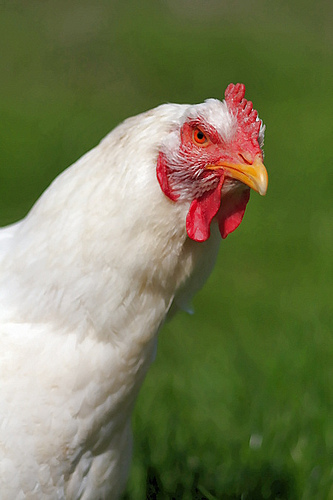
#> input picture example/util.JPEG, 333 x 500 px
$ python -i patchcraft-ela.py   (imports and definitions only)
#> lines starting #> are read from the running program, lines starting #| are printed output that depends on the picture; after the words box and inside, x2 and y2 are one past the last pixel; in counts of white or black regions, pixels touching at a corner belong together
#> in patchcraft_ela_analysis, original is the input picture: PIL image 333x500 RGB; mean R, G, B 116.1, 121.6, 83.8
# -*- coding: utf-8 -*-
"""PatchCraft ELA

Automatically generated by Colab.

Original file is located at
    https://colab.research.google.com/drive/1kQvt3p_LWZvhk65BdSzGKPz1W4D7KcSe
"""

import numpy as np
from PIL import Image, ImageChops, ImageEnhance
from scipy.ndimage import gaussian_filter
from skimage.feature import local_binary_pattern
import os

def calculate_texture_richness(image, patch_size=8):
    """
    Calculate texture richness for each patch in the image.

    Args:
        image: PIL Image object
        patch_size: Size of patches to analyze (default=8)

    Returns:
        numpy array of texture richness scores
    """
#> called with patch_size = 8
    # Convert to grayscale and numpy array
    if isinstance(image, Image.Image):
        img_gray = np.array(image.convert('L'))
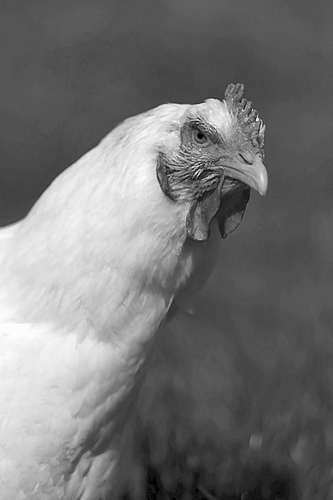
#> img_gray: shape (500, 333); min 0, max 255, mean 115.6
    else:
        img_gray = np.array(image)

    # Calculate LBP for texture analysis
    radius = 2
    n_points = 8 * radius
    lbp = local_binary_pattern(img_gray, n_points, radius, method='uniform')
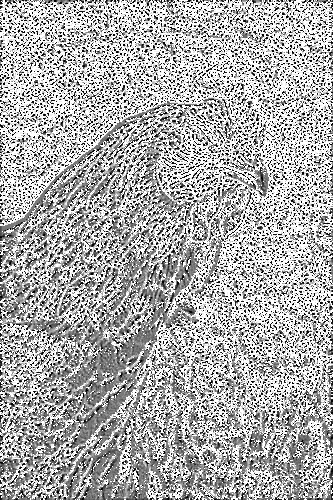
#> lbp: shape (500, 333) float64; min 0, max 17, mean 11.45; drawn with min black and max white

    # Initialize texture richness map
    height, width = img_gray.shape
#> height = 500; width = 333
    richness_map = np.zeros((height // patch_size, width // patch_size))

    # Calculate variance for each patch
    for i in range(0, height - patch_size + 1, patch_size):
        for j in range(0, width - patch_size + 1, patch_size):
            patch = lbp[i:i+patch_size, j:j+patch_size]
            # Combine LBP histogram variance with intensity variance
            texture_score = np.var(patch)
            richness_map[i//patch_size, j//patch_size] = texture_score

    return richness_map

def separate_textures(image, threshold_percentile=70):
    """
    Separate image into rich and poor texture regions.

    Args:
        image: PIL Image object
        threshold_percentile: Percentile for texture separation (default=70)

    Returns:
        tuple of (rich_texture_mask, poor_texture_mask)
    """
    # Calculate texture richness
    richness_map = calculate_texture_richness(image)

    # Upscale richness map to original image size
    height, width = np.array(image).shape[:2]
#> height = 500; width = 333
    richness_map_resized = Image.fromarray(richness_map).resize(
        (width, height), Image.Resampling.BILINEAR)
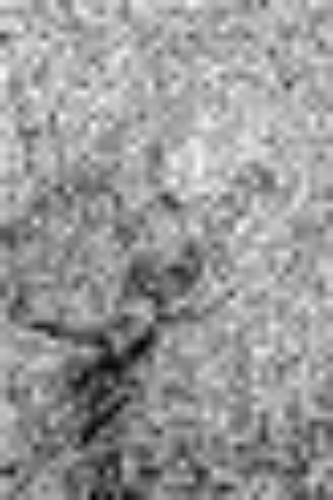
#> richness_map_resized: PIL image 333x500 F; min 2.27, max 53.85, mean 33.1; drawn with min black and max white
    richness_map = np.array(richness_map_resized)

    # Calculate threshold
    threshold = np.percentile(richness_map, threshold_percentile)
#> threshold = 37.36

    # Create masks
    rich_mask = richness_map >= threshold
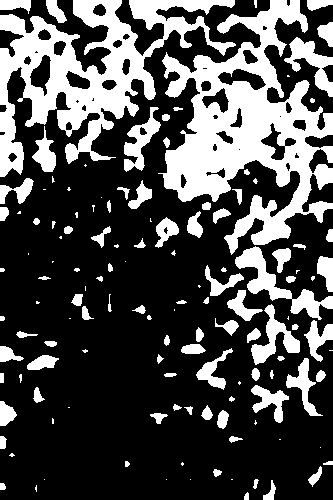
#> rich_mask: shape (500, 333) bool; 30% white; 133 white regions (44 under 20 px), largest, box (x1, y1, x2, y2) and area: (158, 0, 333, 255) 18605, (0, 0, 236, 177) 14603, (235, 246, 333, 320) 1832
    poor_mask = ~rich_mask

    return rich_mask, poor_mask

def perform_ela(image, quality=90):
    """
    Performs Error Level Analysis on an input image.

    Args:
        image: PIL Image object or path to image
        quality: JPEG compression quality (1-100, default=90)

    Returns:
        PIL Image object containing the ELA result
    """
    # Handle both file path and PIL Image inputs
    if isinstance(image, str):
        original = Image.open(image)
    else:
        original = image

    # Convert to RGB if necessary
    if original.mode != 'RGB':
        original = original.convert('RGB')

    # Create temporary filename for JPEG conversion
    temp_fname = 'temp_ela.jpg'

    # Save image with specified quality
    original.save(temp_fname, 'JPEG', quality=quality)

    # Open temporary image
    recompressed = Image.open(temp_fname)

    # Calculate the difference
    ela_image = ImageChops.difference(original, recompressed)

    # Enhance the difference for better visualization
    extrema = ela_image.getextrema()
    max_diff = max([ex[1] for ex in extrema])
    if max_diff == 0:
        max_diff = 1

    # Scale the difference
    scale = 255.0 / max_diff
    ela_image = ImageEnhance.Brightness(ela_image).enhance(scale)

    # Clean up temporary file
    os.remove(temp_fname)

    return ela_image

def patchcraft_ela_analysis(image_path, output_dir, ela_quality=90):
    """
    Perform PatchCraft texture separation followed by ELA analysis.

    Args:
        image_path: Path to input image
        output_dir: Directory to save results
        ela_quality: Quality for ELA JPEG compression (default=90)

    Returns:
        dict containing paths to output images
    """
    # Create output directory if it doesn't exist
    os.makedirs(output_dir, exist_ok=True)

    # Load image
    original = Image.open(image_path)

    # Separate textures
    rich_mask, poor_mask = separate_textures(original)

    # Convert masks to PIL images
    rich_mask_img = Image.fromarray((rich_mask * 255).astype(np.uint8))
    poor_mask_img = Image.fromarray((poor_mask * 255).astype(np.uint8))

    # Apply masks to original image
    rich_texture = Image.composite(original, Image.new('RGB', original.size, 'black'), rich_mask_img)
    poor_texture = Image.composite(original, Image.new('RGB', original.size, 'black'), poor_mask_img)
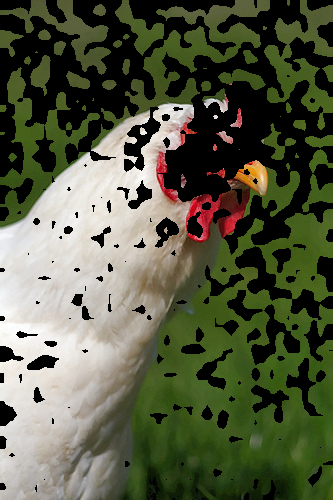
#> poor_texture: PIL image 333x500 RGB; mean R, G, B 85.5, 90.3, 66.2

    # Perform ELA on both regions
    rich_ela = perform_ela(rich_texture, quality=ela_quality)
#> in perform_ela, `extrema = ela_image.getextrema()`: extrema = ((0, 95), (0, 49), (0, 75))
#> in perform_ela, `max_diff = max([ex[1] for ex in extrema])`: max_diff = 95
#> in perform_ela, `scale = 255.0 / max_diff`: scale = 2.68
#> in perform_ela, `ela_image = ImageEnhance.Brightness(ela_image).enhance(scale)`:
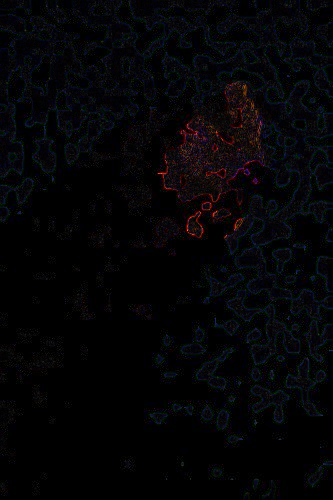
#> ela_image: PIL image 333x500 RGB; mean R, G, B 4.7, 4.6, 6.5
    poor_ela = perform_ela(poor_texture, quality=ela_quality)
#> call 2 of perform_ela, with quality = 90
#> in perform_ela (call 2), `extrema = ela_image.getextrema()`: extrema = ((0, 107), (0, 47), (0, 71))
#> in perform_ela (call 2), `max_diff = max([ex[1] for ex in extrema])`: max_diff = 107
#> in perform_ela (call 2), `scale = 255.0 / max_diff`: scale = 2.38
#> in perform_ela (call 2), `ela_image = ImageEnhance.Brightness(ela_image).enhance(scale)`:
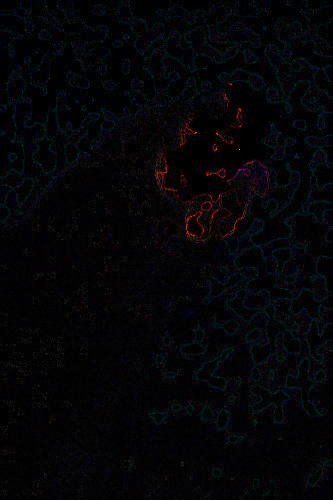
#> ela_image: PIL image 333x500 RGB; mean R, G, B 5, 4.9, 7.2

    # Save results
    output_paths = {}

    # Save texture masks
    rich_mask_path = os.path.join(output_dir, 'rich_texture_mask.png')
    poor_mask_path = os.path.join(output_dir, 'poor_texture_mask.png')
    rich_mask_img.save(rich_mask_path)
    poor_mask_img.save(poor_mask_path)
    output_paths['rich_mask'] = rich_mask_path
    output_paths['poor_mask'] = poor_mask_path

    # Save separated textures
    rich_texture_path = os.path.join(output_dir, 'rich_texture.png')
    poor_texture_path = os.path.join(output_dir, 'poor_texture.png')
    rich_texture.save(rich_texture_path)
    poor_texture.save(poor_texture_path)
    output_paths['rich_texture'] = rich_texture_path
    output_paths['poor_texture'] = poor_texture_path

    # Save ELA results
    rich_ela_path = os.path.join(output_dir, 'rich_texture_ela.png')
    poor_ela_path = os.path.join(output_dir, 'poor_texture_ela.png')
    rich_ela.save(rich_ela_path)
    poor_ela.save(poor_ela_path)
    output_paths['rich_ela'] = rich_ela_path
    output_paths['poor_ela'] = poor_ela_path

    return output_paths

>>> result = patchcraft_ela_analysis('example/util.JPEG', 'out.png')

$ run again, on example/poor_texture.png
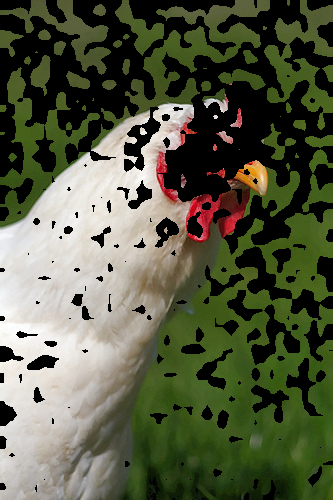
#> input picture example/poor_texture.png, 333 x 500 px
#> in patchcraft_ela_analysis, original is the input picture: PIL image 333x500 RGB; mean R, G, B 85.5, 90.3, 66.2
#> threshold = 31.81
#> in separate_textures, `rich_mask = richness_map >= threshold`:
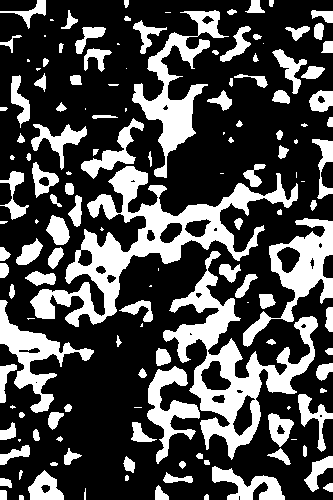
#> rich_mask: shape (500, 333) bool; 30% white; 144 white regions (30 under 20 px), largest, box (x1, y1, x2, y2) and area: (30, 166, 298, 327) 9962, (163, 251, 318, 460) 8078, (132, 10, 229, 178) 4112
#> extrema = ((0, 92), (0, 38), (0, 77))
#> max_diff = 92
#> scale = 2.77
#> extrema = ((0, 114), (0, 54), (0, 82))
#> max_diff = 114
#> scale = 2.24
#> in perform_ela (call 2), `ela_image = ImageEnhance.Brightness(ela_image).enhance(scale)`:
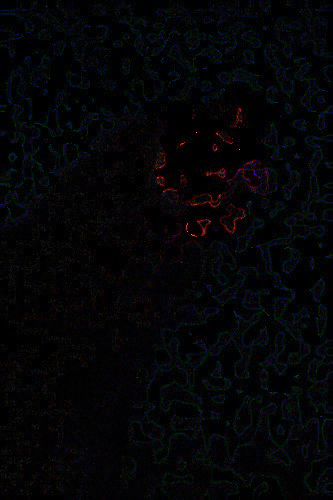
#> ela_image: PIL image 333x500 RGB; mean R, G, B 4.7, 5.1, 7.1
